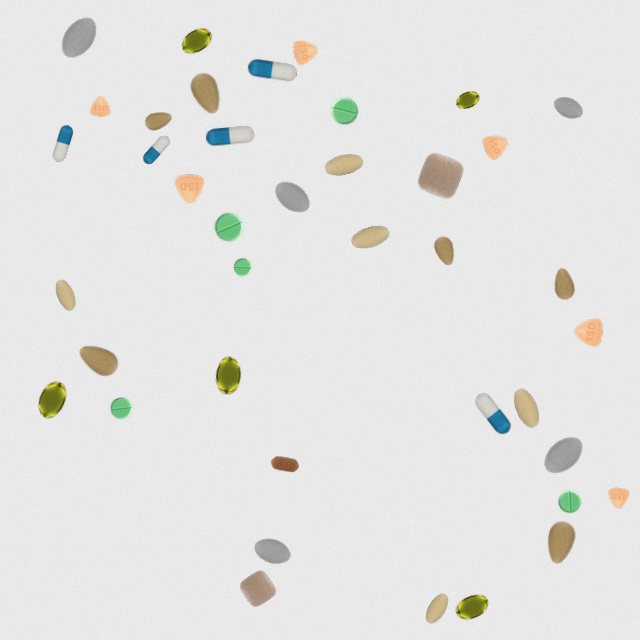
#> input picture img_00000.png, 640 x 640 px
$ jupyter execute --allow-errors CSCI450_Project1.ipynb
#> lines starting #> are read from the running program, lines starting #| are printed output that depends on the picture; after the words box and inside, x2 and y2 are one past the last pixel; in counts of white or black regions, pixels touching at a corner belong together
# CSCI450 Project 1
## **Pill Counting**
This project implements a computer vision pipeline that is capable of detecting and counting medicinal pills in images. The goal is to analyze images containing different types of pills, varying in shape and color, placed at random orientations, and accurately determine the total number of pills present in a given image.

We synthesised our own dataset with different pill rotation and scaling for this project using real-world images of pills. The synthesised images are placed on a white appearing background which mimic photos taken by actual pill counting machines. The white background and the overall image have added noise to be more reflective of the potential real world application.

**Our Team:**

**- Lyudmyla Buhayenko**

**- Sergei Vorobev**

[cell 1]
import numpy as np
import matplotlib.pyplot as plt
from skimage import io, feature, color, exposure, filters, morphology, measure
import os
from skimage.filters import gaussian, median, gabor
import warnings
warnings.filterwarnings('ignore')
from sklearn.preprocessing import StandardScaler
from sklearn.model_selection import train_test_split
import math
import pandas as pd
import seaborn as sn

### Normalization

[cell 2]
def imNormalize(image):
    r = image[:,:,0]
    g = image[:,:,1]
    b = image[:,:,2]

    r = r - r.min()
    r = r / r.max()
    r = np.uint8(r * 255)

    g = g - g.min()
    g = g / g.max()
    g = np.uint8(g * 255)

    b = b - b.min()
    b = b / b.max()
    b = np.uint8(b * 255)

    return np.stack((r,g,b),axis=2)

### Segmentation

[cell 3]
def segment_pills(image, sigma=1, min_size=150, hole_size=50):
    gray = color.rgb2gray(image)
    smooth = gaussian(gray, sigma=sigma)
    smooth = median(smooth)

    threshold = filters.threshold_otsu(smooth)

    mask = smooth < threshold

    mask = morphology.remove_small_objects(mask, min_size=min_size)
    mask = morphology.remove_small_holes(mask, area_threshold=hole_size)
    #each pill gets different number
    labels = measure.label(mask)

    img_segmented = image.copy()
    img_segmented[~mask] = 0

    return img_segmented, mask, labels

[cell 4]
#testing if working
img_00000 = io.imread("img_00000.png")
#> img_00000 is the input picture: shape (640, 640, 3); mean R, G, B 228.8, 228.6, 226.7
image_segmented, mask, labels = segment_pills(img_00000)
#> in segment_pills, `gray = color.rgb2gray(image)`:
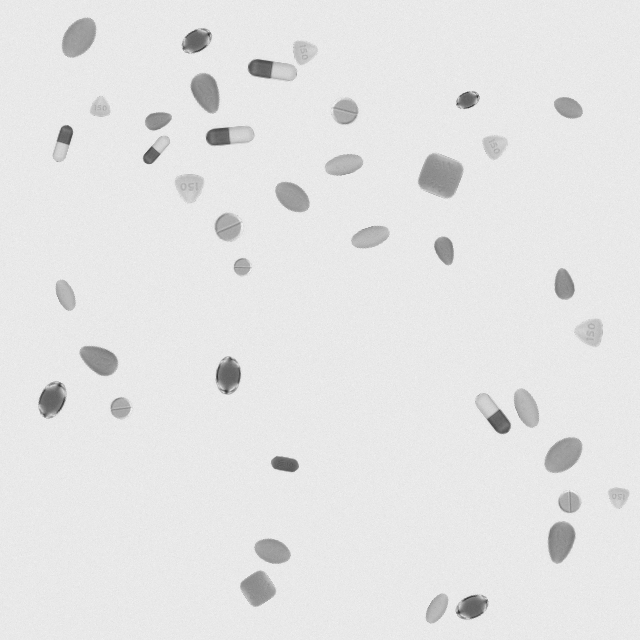
#> gray: shape (640, 640) float64; min 0.186, max 0.952, mean 0.896
#> in segment_pills, `threshold = filters.threshold_otsu(smooth)`: threshold = 0.759
#> in segment_pills, `mask = smooth < threshold`:
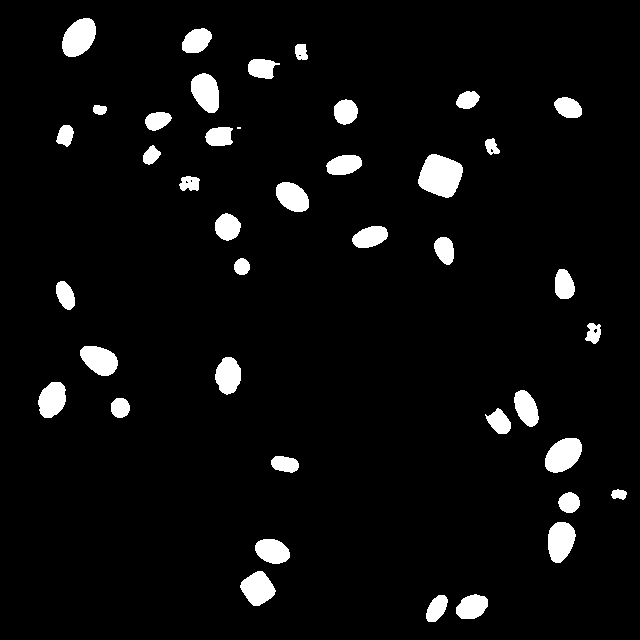
#> mask: shape (640, 640) bool; 5% white; 41 white regions (1 under 20 px), largest, box (x1, y1, x2, y2) and area: (418, 154, 463, 198) 1425, (62, 18, 96, 57) 975, (545, 438, 582, 473) 952
#> in segment_pills, `labels = measure.label(mask)`:
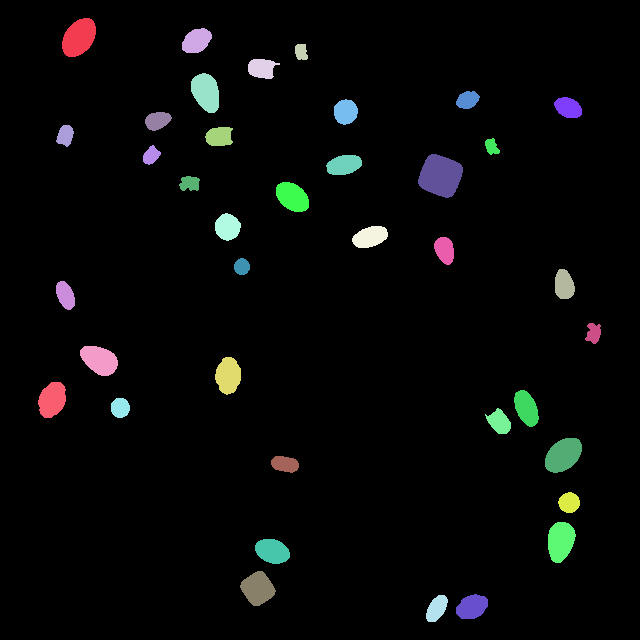
#> labels: shape (640, 640) int32; 39 distinct labels, from 0 to 38; one colour per label, 0 black
#> in segment_pills, `img_segmented[~mask] = 0`:
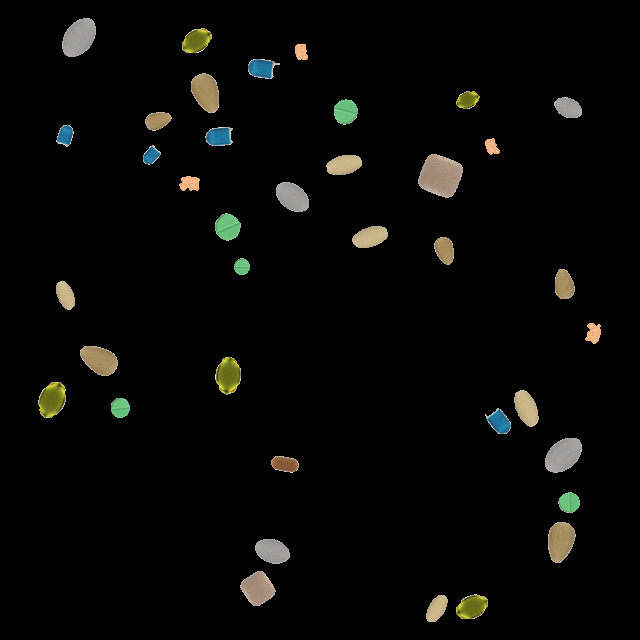
#> img_segmented: shape (640, 640, 3); mean R, G, B 7.6, 7.7, 6

[cell 5]
plt.figure(figsize=(15,5))

fig, (ax1, ax2, ax3) = plt.subplots(1,3,figsize = (10,5))
ax1.imshow(img_00000)
ax1.set_title('Original Image')
ax1.axis('off')

ax2.imshow(mask, cmap='gray')
ax2.set_title('Segmentation Masks')
ax2.axis('off')

ax3.imshow(image_segmented)
ax3.set_title('Segmented Pills')
ax3.axis('off')

plt.tight_layout()
plt.show()

### Load images from Dataset

[cell 6]
path = '../pills_set/images'
#> (the rest of this cell did not finish here and is left out)

###  Defining Features

#### Histogram of Oriented Gradients (HOG)

[cell 7]
def hog_features(image, orientations=9, pixels_per_cell=(16, 16),
                cells_per_block=(1, 1)):
        image = imNormalize(image)
        image = color.rgb2gray(image)

        hog_fd = feature.hog(image, orientations=orientations, pixels_per_cell=pixels_per_cell,
                    cells_per_block=cells_per_block)
        return hog_fd

#### Color Histograms

[cell 8]
def colorHistogram(image):
    image = imNormalize(image)
    image = color.rgb2hsv(image)

    h1 = exposure.histogram(image[:,:,0])
    h2 = exposure.histogram(image[:,:,1])
    h3 = exposure.histogram(image[:,:,2])
    h = np.concatenate((h1[0],h2[0],h3[0]), axis = None)
    h = h / (image.shape[0]*image.shape[1])
    return h

#### Local Binary Patterns (LBP)

[cell 9]
def lbp_features(image, radius = 1, n_points=8):
    image = imNormalize(image)
    image = color.rgb2gray(image)

    lbp = feature.local_binary_pattern(image, n_points, radius, method='uniform')

    h = exposure.histogram(lbp, nbins=n_points + 2)
    h = h[0]

    h = h / (image.shape[0] * image.shape[1])

    return h

#### Gabor Filters

[cell 10]
def gabor_filter(image, frequency=0.2, theta=0):
    image = imNormalize(image)
    image = color.rgb2gray(image)

    real, imag = filters.gabor(image, frequency=frequency, theta=theta)

    magnitude = np.sqrt(real**2 + imag**2)

    mean = magnitude.mean() #avg response
    std = magnitude.std()#variability of responses

    return np.array([mean, std])

#### DAISY

[cell 11]
def daisy(image, step=8, radius=15, rings=2, histograms=6, orientations=8):
    image = imNormalize(image)
    image = color.rgb2gray(image)

    descs = feature.daisy(image, step=step, radius=radius, rings=rings, histograms=histograms,
                         orientations=orientations, visualize=False)

    # Returns a 1-d array which is more suitable for ML
    return descs.flatten()

### Extracting Features

Define function and extract features

[cell 12]
def extract_features(image):
    fd_hog = hog_features(image)
#> in imNormalize, `g = g - g.min()`:
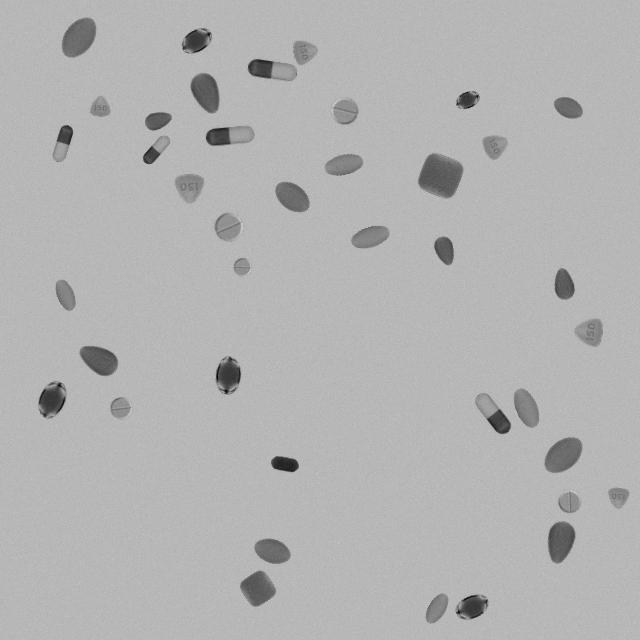
#> g: shape (640, 640); min 0, max 205, mean 178.6
#> in imNormalize, `return np.stack((r,g,b),axis=2)`:
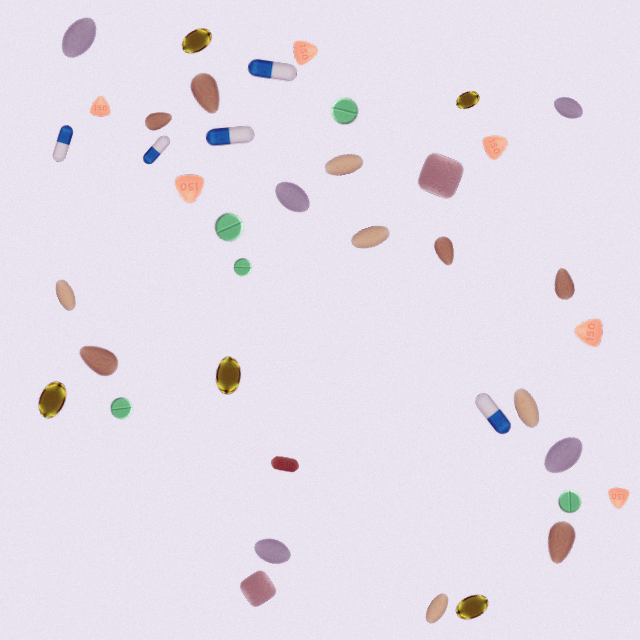
#> returned value: shape (640, 640, 3); mean of channels 0, 1, 2 228.8, 221.7, 232.5; drawn as R, G, B
#> in hog_features, `hog_fd = feature.hog(image, orientations=orientations, pixels_per_cell..`: hog_fd = 14400 values, max 0.676 at index 1228, min 0.0202 at index 13929, mean 0.329
    fd_colorHistogram = colorHistogram(image)
    fd_lbp = lbp_features(image)
    fd_gabor_filter = gabor_filter(image)
    fd_daisy = daisy(image)

    fd = np.concatenate([fd_hog, fd_lbp, fd_colorHistogram, fd_gabor_filter, fd_daisy])
    return fd

[cell 13]
featuresize = len(extract_features(img_00000)) #all images are like img_00000
#> in extract_features, `fd_hog = hog_features(image)`: fd_hog has the same summary as hog_fd in hog_features
#> in colorHistogram, `image = color.rgb2hsv(image)`: image: shape (640, 640, 3) float64; mean of channels 0, 1, 2 0.726, 0.0695, 0.923
#> in colorHistogram, `h = np.concatenate((h1[0],h2[0],h3[0]), axis = None)`: h = 768 values, max 100090 at index 748, min 0 at index 48, mean 1600
#> in colorHistogram, `h = h / (image.shape[0]*image.shape[1])`: h = 768 values, max 0.244 at index 748, min 0 at index 48, mean 0.00391
#> in extract_features, `fd_colorHistogram = colorHistogram(image)`: fd_colorHistogram has the same summary as h in colorHistogram
#> in lbp_features, `lbp = feature.local_binary_pattern(image, n_points, radius, method='un..`:
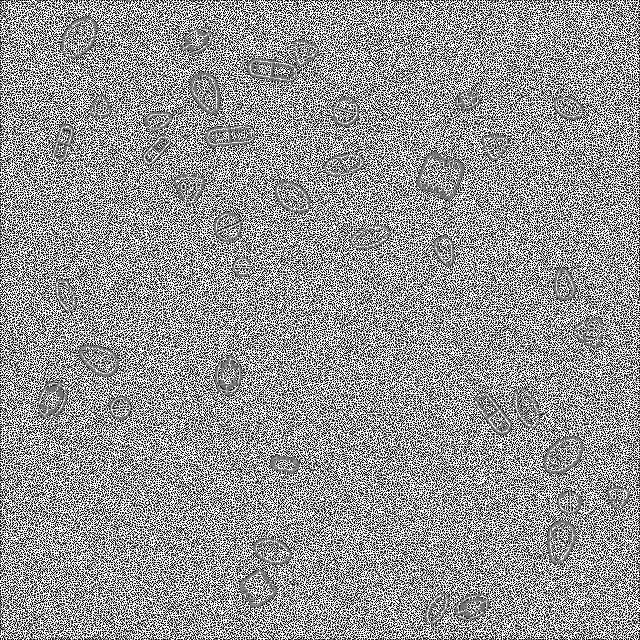
#> lbp: shape (640, 640) float64; min 0, max 9, mean 5.27; drawn with min black and max white
#> in lbp_features, `h = exposure.histogram(lbp, nbins=n_points + 2)`: h = ([64352, 43735, 19100, 16010, 17444, 17413, 20086, 44196, 63458, 103806], [0.45, 1.35, 2.25, 3.15, 4.05, 4.95, 5.85, 6.75, 7.65, 8.55])
#> in lbp_features, `h = h[0]`: h = [64352, 43735, 19100, 16010, 17444, 17413, 20086, 44196, 63458, 103806]
#> in lbp_features, `h = h / (image.shape[0] * image.shape[1])`: h = [0.157, 0.107, 0.0466, 0.0391, 0.0426, 0.0425, 0.049, 0.108, 0.155, 0.253]
#> in extract_features, `fd_lbp = lbp_features(image)`: fd_lbp has the same summary as h in lbp_features
#> in gabor_filter, `real, imag = filters.gabor(image, frequency=frequency, theta=theta)`:
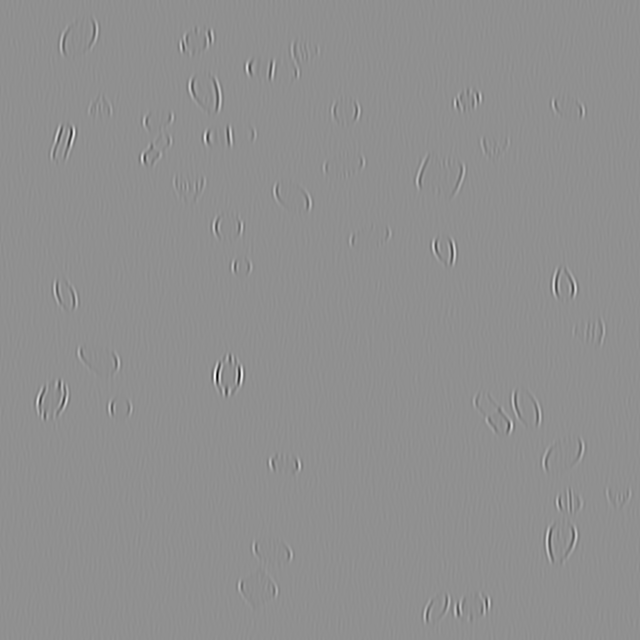
#> real: shape (640, 640) float64; min -0.0844, max 0.067, mean 0.00126; drawn with min black and max white
#> in gabor_filter, `real, imag = filters.gabor(image, frequency=frequency, theta=theta)`:
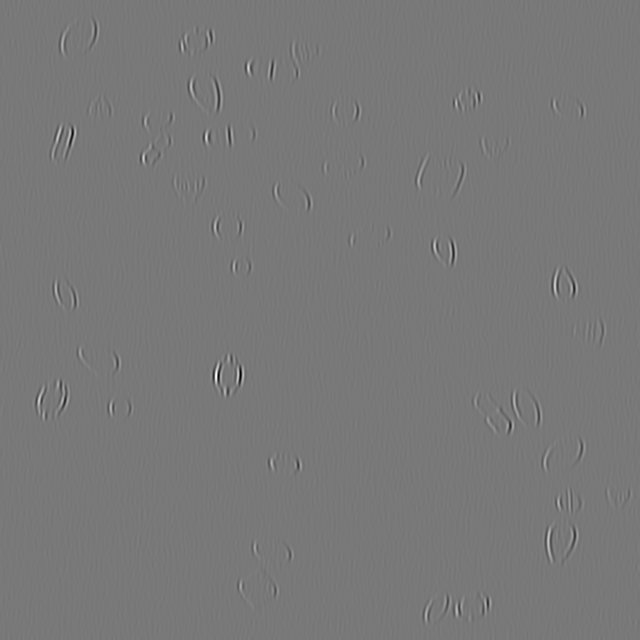
#> imag: shape (640, 640) float64; min -0.0725, max 0.0804, mean 2.01e-07; drawn with min black and max white
#> in gabor_filter, `magnitude = np.sqrt(real**2 + imag**2)`:
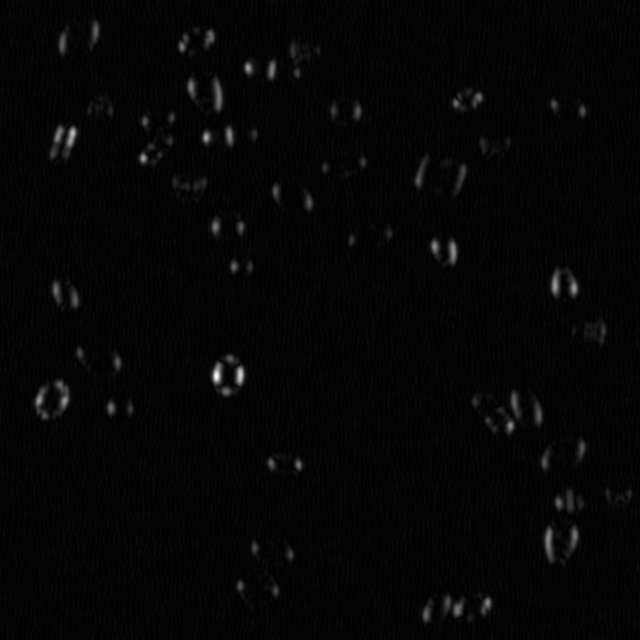
#> magnitude: shape (640, 640) float64; min 1.75e-06, max 0.0896, mean 0.00211; drawn with min black and max white
#> in gabor_filter, `mean = magnitude.mean()`: mean = 0.00211
#> in gabor_filter, `std = magnitude.std()#variability of responses`: std = 0.00354
#> in extract_features, `fd_gabor_filter = gabor_filter(image)`: fd_gabor_filter = [0.00211, 0.00354]
#> featuresize = 631796
#> (the rest of this cell did not finish here and is left out)
